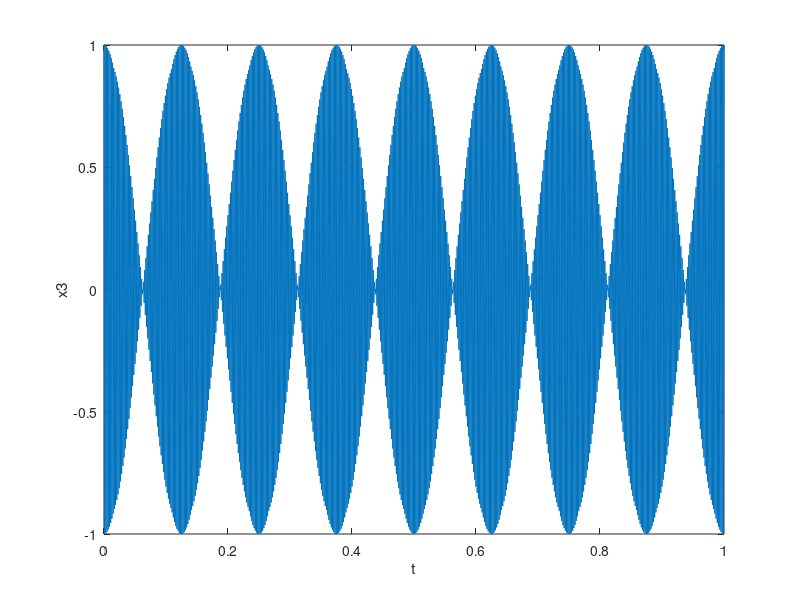

Recreate this plot in MATLAB.
f0=440;
t=[0:1/8192:1];
x1=cos(2*pi*f0*t);
plot(t,x1);
xlabel('t');
ylabel('x1');
soundsc(x1)
%% 

f0=687;
t=[0:1/8192:1];
x1=cos(2*pi*f0*t);
plot(t,x1);
soundsc(x1)
%% 

f0=883;
t=[0:1/8192:1];
x1=cos(2*pi*f0*t);
plot(t,x1);
soundsc(x1)

%% 

f0=330;
t=[0:1/8192:1];
a=7;
x2=exp(-a*t).*cos(2*pi*f0*t);
plot(t,x2);
xlabel('t');
ylabel('x2');
sound(x2)
%% 

f0=330;
t=[0:1/8192:1];
a=2;
x2=exp(-a*t).*cos(2*pi*f0*t);
plot(t,x2);
xlabel('t');
ylabel('x2');
sound(x2)
%% 

f0=330;
t=[0:1/8192:1];
a=11;
x2=exp(-a*t).*cos(2*pi*f0*t);
plot(t,x2);
xlabel('t');
ylabel('x2');
sound(x2)
%% 
f0=510;
f1=4;
t=[0:1/8192:1];
x3=cos(2*pi*f1*t).*cos(2*pi*f0*t);
plot(t,x3);
xlabel('t');
ylabel('x3');
sound(x3)
%% 
f0=510;
f1=2;
t=[0:1/8192:1];
x3=cos(2*pi*f1*t).*cos(2*pi*f0*t);
plot(t,x3);
xlabel('t');
ylabel('x3');
sound(x3)
%% 

f0=510;
f1=6;
t=[0:1/8192:1];
x3=cos(2*pi*f1*t).*cos(2*pi*f0*t);
plot(t,x3);
xlabel('t');
ylabel('x3');
sound(x3)
%%
f0=510;
f1=4;
t=[0:1/8192:1];
x3=(1/2)*(cos(2*pi*(f1+f0)*t)+cos(2*pi*(f1-f0)*t));
plot(t,x3);
xlabel('t');
ylabel('x3');
sound(x3)